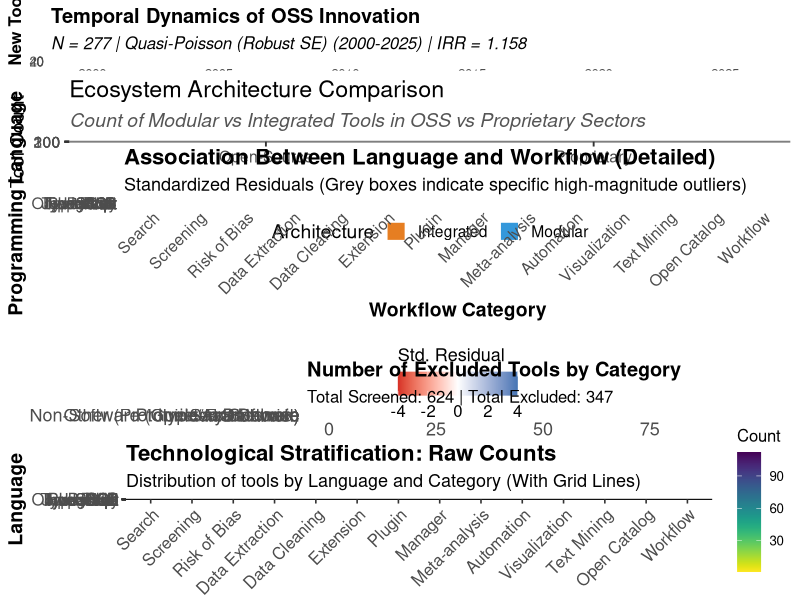
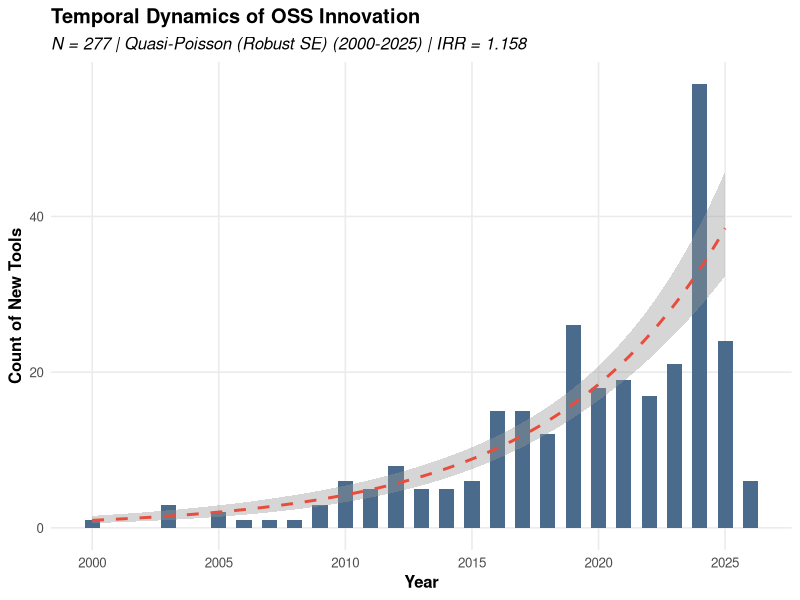
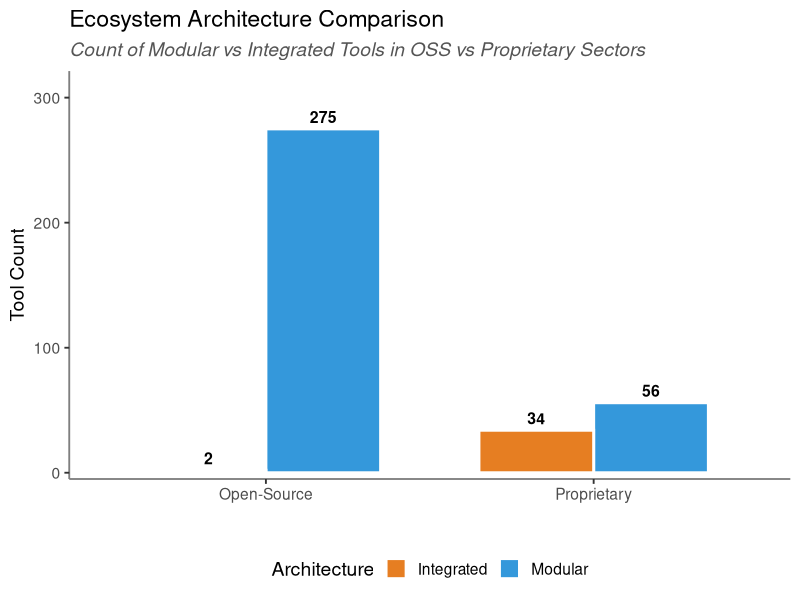
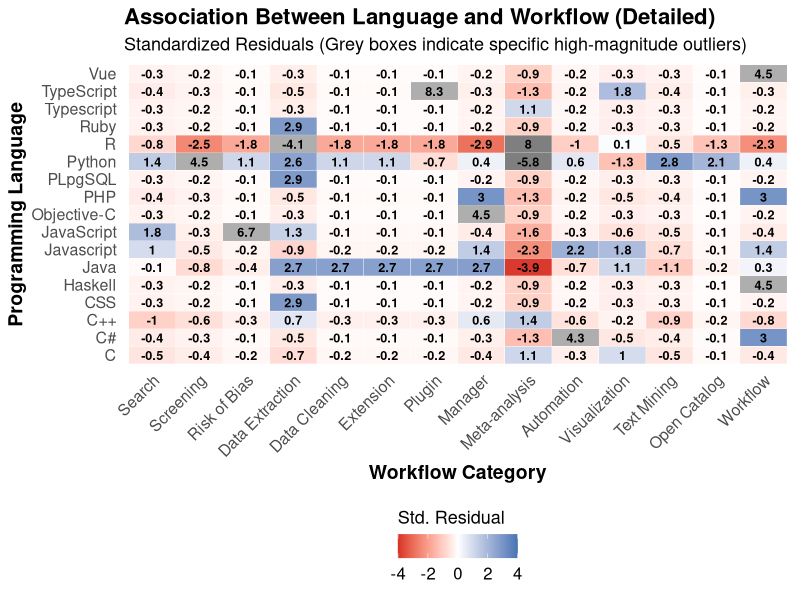
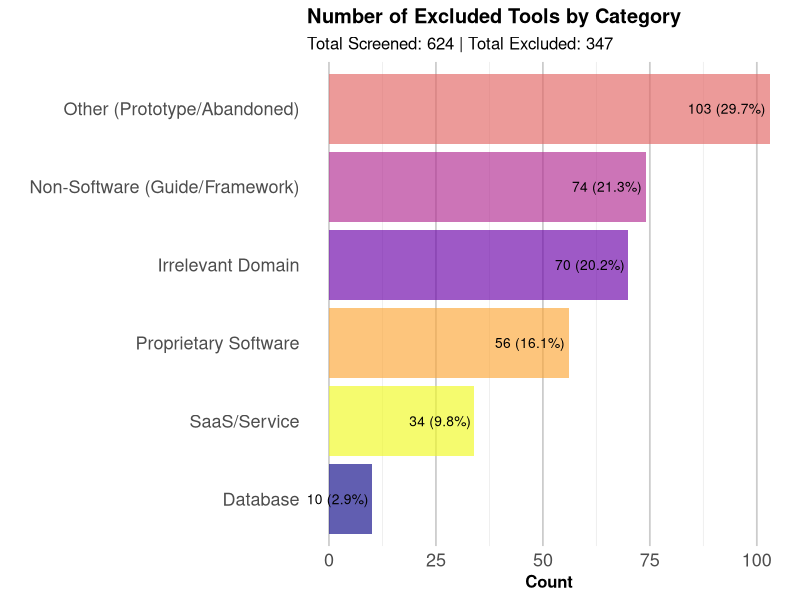
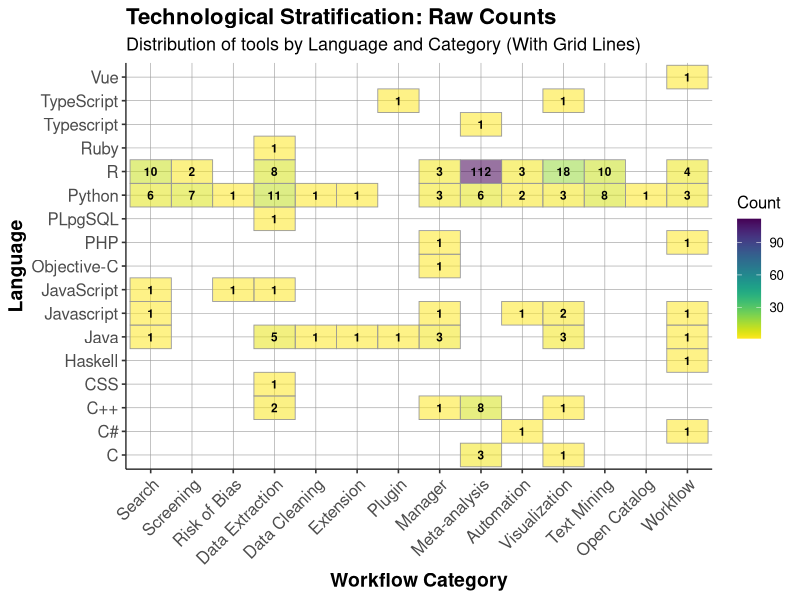
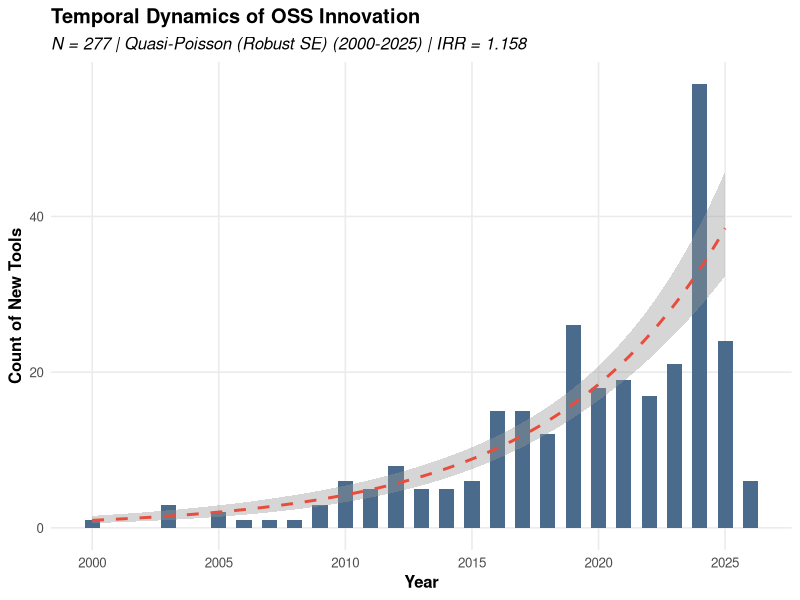
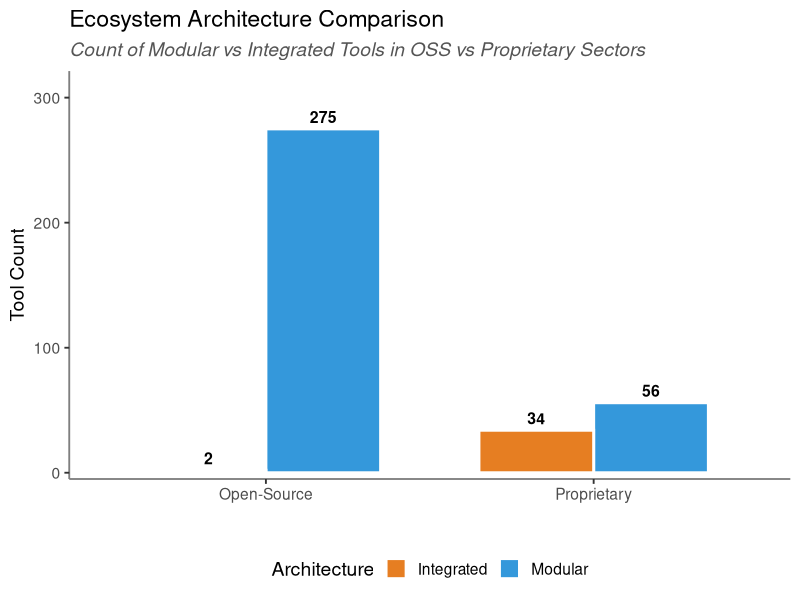

Here is the R script that generated these plots, in order:
# Regression: Excludes 2026 data to model only complete years (2000-2025).

#Please visit https://github.com/evidencesynthesis-tools/R for the data files this code uses, thanks.

library(tidyverse)
library(gridExtra)
library(viridis)
library(scales)


if (!file.exists("OSS_Modular.csv")) stop("OSS_Modular.csv not found.")
if (!file.exists("OSS_Integrated.csv")) stop("OSS_Integrated.csv not found.")
if (!file.exists("Prop_Modular.csv")) stop("Prop_Modular.csv not found.")
if (!file.exists("Prop_Integrated.csv")) stop("Prop_Integrated.csv not found.")

oss_mod <- read.csv("OSS_Modular.csv", stringsAsFactors = FALSE)
oss_int <- read.csv("OSS_Integrated.csv", stringsAsFactors = FALSE)
prop_mod <- read.csv("Prop_Modular.csv", stringsAsFactors = FALSE)
prop_int <- read.csv("Prop_Integrated.csv", stringsAsFactors = FALSE)



oss_data <- bind_rows(
  oss_mod %>% mutate(Type = "Modular"),
  oss_int %>% mutate(Type = "Integrated")
) %>%
  mutate(Language = str_replace(Language, "Javasscript", "JavaScript")) %>%
  mutate(
    Workflow_Stage = case_when(
      Category %in% c("Search", "Retrieval") ~ "Searching",
      Category %in% c("Screening", "Risk of Bias") ~ "Screening",
      Category %in% c("Data Extraction", "Data Cleaning", "Extension", "Plugin", "Manager") ~ "Extraction/Mgmt",
      Category %in% c("Meta-analysis", "Automation") ~ "Analysis",
      Category %in% c("Visualization", "Text Mining", "Open Catalog", "Workflow") ~ "Visualization/Other",
      TRUE ~ Category
    ),
    Lang_Group = ifelse(Language %in% c("C", "C#", "C++", "Java", "Javascript", "Other"), "Compiled/Web", Language)
  )


n_oss_mod <- nrow(oss_mod)
n_oss_int <- nrow(oss_int)
n_prop_mod <- nrow(prop_mod)
n_prop_int <- nrow(prop_int)


tab_lang_stage <- table(oss_data$Lang_Group, oss_data$Workflow_Stage)
chi_test <- chisq.test(tab_lang_stage)
n_sample <- sum(tab_lang_stage)
n <- sum(tab_lang_stage)
min_dim <- min(dim(tab_lang_stage)) - 1
cramers_v <- sqrt(chi_test$statistic / (n * min_dim))
v_interpret <- ifelse(cramers_v < 0.1, "Negligible", 
                      ifelse(cramers_v < 0.3, "Small", 
                             ifelse(cramers_v < 0.5, "Medium", "Large")))

#  POISSON REGRESSION (2026 Excluded) 
# Data (includes 2026)
yearly_counts_plot <- oss_data %>%
  count(Year) %>%
  arrange(Year) %>%
  filter(Year >= 2000 & Year <= 2026)

# Data for Modeling (Excludes 2026 for methodological rigor)
yearly_counts_model <- oss_data %>%
  count(Year) %>%
  arrange(Year) %>%
  filter(Year >= 2000 & Year <= 2025)


start_count <- yearly_counts_model$n[1]
end_count <- yearly_counts_model$n[nrow(yearly_counts_model)]

poisson_model <- glm(n ~ Year, family = poisson, data = yearly_counts_model)
dispersion_stat <- sum(residuals(poisson_model, type = "pearson")^2) / poisson_model$df.residual
model_type <- "Standard Poisson"

if (dispersion_stat > 1.5) {
  qp_model <- glm(n ~ Year, family = quasipoisson, data = yearly_counts_model)
  irr <- exp(coef(qp_model)[2])
  se_log_irr <- summary(qp_model)$coefficients[2, 2]
  irr_conf <- exp(c(coef(qp_model)[2] - 1.96 * se_log_irr, coef(qp_model)[2] + 1.96 * se_log_irr))
  model_type <- "Quasi-Poisson (Robust SE)"
} else {
  irr <- exp(coef(poisson_model)[2])
  irr_conf <- exp(confint.default(poisson_model)[2, ])
}


matrix_mkt <- matrix(c(n_oss_mod, n_oss_int, n_prop_mod, n_prop_int), 
                     nrow = 2, byrow = TRUE,
                     dimnames = list(c("OSS", "Proprietary"), c("Modular", "Integrated")))
fisher_res <- fisher.test(matrix_mkt)

odds_oss <- n_oss_int / n_oss_mod
odds_prop <- n_prop_int / n_prop_mod
odds_ratio <- odds_prop / odds_oss
se_log_or <- sqrt((1/n_oss_mod) + (1/n_oss_int) + (1/n_prop_mod) + (1/n_prop_int))
or_lower <- exp(log(odds_ratio) - 1.96 * se_log_or)
or_upper <- exp(log(odds_ratio) + 1.96 * se_log_or)


excl_calculated <- data.frame(Name = character(), Reason = character(), stringsAsFactors = FALSE)
if (file.exists("excluded_tools_data.csv")) {
  raw_exc_lines <- readLines("excluded_tools_data.csv", warn = FALSE)
  for (line in raw_exc_lines) {
    clean_line <- sub("^\\d+\\.\\s+", "", line)
    if (grepl(":", clean_line)) {
      parts <- strsplit(clean_line, ":\\s*")[[1]]
      name <- parts[1]
      reason <- ifelse(length(parts) > 1, paste(parts[-1], collapse=":"), "Unknown")
      excl_calculated <- rbind(excl_calculated, data.frame(Name = name, Reason = reason, stringsAsFactors = FALSE))
    }
  }
  excl_clean_all <- excl_calculated %>%
    mutate(
      Exclusion_Type = case_when(
        grepl("Proprietary|Closed|Commercial|License", Reason) ~ "Proprietary Software",
        grepl("SaaS|Service|Hosted", Reason) ~ "SaaS/Service",
        grepl("Checklist|Guide|Framework|Protocol", Reason) ~ "Non-Software (Guide/Framework)",
        grepl("Database|Repository", Reason) ~ "Database",
        grepl("Omics|Bioinformatics|Astronomy", Reason) ~ "Irrelevant Domain",
        TRUE ~ "Other (Prototype/Abandoned)"
      )
    )
  excl_counts_all <- excl_clean_all %>% count(Exclusion_Type) %>% mutate(Pct = round(n / nrow(excl_clean_all) * 100, 1))
  n_excl_total <- nrow(excl_clean_all)
} else {
  excl_counts_all <- data.frame(Exclusion_Type = character(), n = integer(), Pct = numeric())
  n_excl_total <- 0
}


n_included_total <- n_sample 
n_screened_total <- n_included_total + n_excl_total


p_val_str <- ifelse(chi_test$p.value < 0.001, "< 0.001", round(chi_test$p.value, 4))

report_lines <- c(
  "=================================================================",
  "  STATISTICAL ANALYSIS REPORT (Methodological Summary)",
  "=================================================================",
  "",
  "1. LANGUAGE vs WORKFLOW ASSOCIATION",
  "-------------------------------------------------------------------",
  "A Chi-Square Test of Independence was performed to evaluate the",
  "association between programming language and workflow stage.",
  "",
  paste("  - Sample Size (N):", n_sample),
  paste("  - Chi-Square Statistic (X²):", round(chi_test$statistic, 2)),
  paste("  - Degrees of Freedom (df):", chi_test$parameter),
  paste("  - P-Value:", p_val_str),
  "",
  "Interpretation:",
 paste0("  A statistically significant association was observed between ",
       "programming language and workflow stage (p ", p_val_str, ")."),
  paste("  Effect Size (Cramer's V):", round(cramers_v, 3), 
        ". This represents a", tolower(v_interpret), "association."),
  "",
  "2. TEMPORAL TREND ANALYSIS",
  "-------------------------------------------------------------------",
  "Poisson regression was utilized to model the annual incidence of new tools.",
  "To avoid bias from incomplete yearly data, the year 2026 was excluded",
  "from the regression model (data collection ceased February 2026).",
  "",
  "Year Attribution:",
"  The year assigned to each tool corresponds to the year of its first",
"  associated research publication. In cases where an original",
"  publication year could not be identified, the publication year of",
"  the most recent citable version of the software was used as a proxy.",
"  This approach ensured consistent temporal classification while",
"  minimizing missing data.",
"",
"  Although publication year may not perfectly represent the initial",
"  release date of the software, it provides a standardized and",
"  reproducible temporal reference for longitudinal analysis.",
"",
  paste("  - Modeling Period: 2000 – 2025"),
  paste("  - Model Type:", model_type),
  paste("  - Dispersion Statistic:", round(dispersion_stat, 3)),
  "",
  "Trend Description:",
  paste("  The annual output increased from", start_count, 
        "tools in 2000 to", end_count, "tools in 2025."),
  "",
  "Interpretation:",
  paste("  - Incidence Rate Ratio (IRR):", round(irr, 3)),
  paste("  - 95% Confidence Interval: [", round(irr_conf[1], 3), ", ", round(irr_conf[2], 3), "]"),
  "  Because the confidence interval does not include 1.0, the upward",
"  temporal trend is statistically significant.",
  "",
  "3. MARKET STRUCTURE (OSS vs Proprietary)",
  "-------------------------------------------------------------------",
  "Fisher's Exact Test was utilized to examine the relationship between",
  "ecosystem type and architectural modularity.",
  "",
  "Contingency Table:",
  paste("  - OSS Modular:", n_oss_mod, "| OSS Integrated:", n_oss_int),
  paste("  - Proprietary Modular:", n_prop_mod, "| Proprietary Integrated:", n_prop_int),
  "",
  "Interpretation:",
  paste("  - Odds Ratio (OR):", round(odds_ratio, 2)),
  paste("  - 95% CI: [", round(or_lower, 2), ", ", round(or_upper, 2), "]"),
paste("  Proprietary tools were substantially more likely to be",
      "integrated compared to OSS tools (OR =", round(odds_ratio, 2), 
      ", 95% CI:", round(or_lower,2), "–", round(or_upper,2), ")."),
  "  Notably, the wide confidence interval reflects the scarcity of",
  "  integrated tools within the open-source ecosystem.",
  "",
  "4. EXCLUSION CRITERIA",
  "-------------------------------------------------------------------",
  paste("  Total Records Screened:", n_screened_total),
  paste("  OSS Tools Included (Final Analysis):", n_included_total),
  paste("  Tools Excluded:", n_excl_total),
  "",
  "Primary reasons for exclusion:"
)
for(i in 1:nrow(excl_counts_all)) {
  report_lines <- c(report_lines, paste(sprintf("  - %-30s: %d (%.1f%%)", excl_counts_all$Exclusion_Type[i], excl_counts_all$n[i], excl_counts_all$Pct[i])))
}

writeLines(report_lines, "Statistical_Report_Explained.txt")
cat("[SUCCESS] Generated Detailed Statistical Report.\n")


dir.create("Figures", showWarnings = FALSE)


p1 <- ggplot(yearly_counts_plot, aes(x = Year, y = n)) +
  geom_col(fill = "#4a6b8b", width = 0.6) +
  geom_smooth(data = subset(yearly_counts_plot, Year <= 2025),
              method = "glm", method.args = list(family = poisson), 
              se = TRUE, color = "#e74c3c", linetype = "dashed", linewidth = 1) +
  scale_x_continuous(breaks = seq(2000, 2026, 5)) + 
  labs(title = "Temporal Dynamics of OSS Innovation", 
       subtitle = paste0("N = ", n_sample, " | ", model_type, 
                         " (2000-2025) | IRR = ", round(irr,3)),  #imp
       x = "Year", y = "Count of New Tools") +
  theme_minimal(base_size = 12) + 
  theme(
    panel.grid.minor = element_blank(), 
    plot.subtitle = element_text(face = "italic"),
    plot.title = element_text(face = "bold"),      
    axis.title.x = element_text(face = "bold"),   
    axis.title.y = element_text(face = "bold")   
  )

mkt_df <- data.frame(
  Ecosystem = c("Open-Source", "Proprietary"),
  Modular = c(n_oss_mod, n_prop_mod),
  Integrated = c(n_oss_int, n_prop_int)
) %>% 
  pivot_longer(cols = c(Modular, Integrated), names_to = "Type", values_to = "Count")



total_oss <- sum(mkt_df$Count[mkt_df$Ecosystem == "Open-Source"])
total_prop <- sum(mkt_df$Count[mkt_df$Ecosystem == "Proprietary"])


pct_oss_mod <- round(mkt_df$Count[mkt_df$Ecosystem=="Open-Source" & mkt_df$Type=="Modular"] / total_oss * 100, 1)
pct_oss_int <- round(mkt_df$Count[mkt_df$Ecosystem=="Open-Source" & mkt_df$Type=="Integrated"] / total_oss * 100, 1)
pct_prop_mod <- round(mkt_df$Count[mkt_df$Ecosystem=="Proprietary" & mkt_df$Type=="Modular"] / total_prop * 100, 1)
pct_prop_int <- round(mkt_df$Count[mkt_df$Ecosystem=="Proprietary" & mkt_df$Type=="Integrated"] / total_prop * 100, 1)

figure2_addon <- paste0(
  "Figure 2: Open-Source, Modular - ", pct_oss_mod, "% ",
  "Open-Source, Integrated - ", pct_oss_int, "% ",
  "Proprietary, Modular - ", pct_prop_mod, "% ",
  "Proprietary, Integrated - ", pct_prop_int, "%"
)

writeLines(figure2_addon, "Figure_Addons.txt")

p2 <- ggplot(mkt_df, aes(x = Ecosystem, y = Count, fill = Type)) +
  geom_col(position = "dodge", width = 0.7, color = "white", linewidth = 1) + 
  geom_text(aes(label = Count), position = position_dodge(width = 0.7), vjust = -0.5, size = 4, fontface = "bold") +
  scale_y_continuous(expand = c(0, 5), limits = c(0, max(mkt_df$Count)*1.15)) +
  scale_fill_manual(values = c("Modular" = "#3498db", "Integrated" = "#e67e22")) +
  labs(title = "Ecosystem Architecture Comparison", 
       subtitle = "Count of Modular vs Integrated Tools in OSS vs Proprietary Sectors",
       x = "", y = "Tool Count", fill = "Architecture") +
  theme_classic(base_size = 14) + 
  theme(legend.position = "bottom", 
        axis.line = element_line(color = "grey50"),
        plot.subtitle = element_text(color = "#555555", face = "italic"))


tab_detailed <- table(oss_data$Language, oss_data$Category)
chi_test_detailed <- chisq.test(tab_detailed) 

resid_df_detailed <- as.data.frame.matrix(chi_test_detailed$stdres)
resid_df_detailed$Language <- rownames(resid_df_detailed)
resid_df_long_detailed <- resid_df_detailed %>%
  pivot_longer(cols = -Language, names_to = "Category", values_to = "Residual")

cat_order <- c("Search", "Retrieval", "Screening", "Risk of Bias", "Data Extraction", 
               "Data Cleaning", "Extension", "Plugin", "Manager", "Meta-analysis", 
               "Automation", "Visualization", "Text Mining", "Open Catalog", "Workflow")
resid_df_long_detailed$Category <- factor(resid_df_long_detailed$Category, levels = cat_order)

target_values <- c(4.5, -4.1, 6.7, 8.3, 4.3)
highlight_df <- resid_df_long_detailed %>%
  mutate(Round_Res = round(Residual, 1)) %>%
  filter(Round_Res %in% target_values)

p3 <- ggplot() +
  geom_tile(data = resid_df_long_detailed, 
            aes(x = Category, y = Language, fill = Residual), 
            color = "white") + 
  geom_tile(data = highlight_df, 
            aes(x = Category, y = Language), 
            fill = "grey70", alpha = 0.9) +
  geom_text(data = resid_df_long_detailed, 
            aes(x = Category, y = Language, 
                label = round(Residual, 1)), 
            color = "black", size = 3.2, fontface = "bold") +
  scale_fill_gradient2(low = "#d73027", mid = "white", high = "#4575b4", 
                       midpoint = 0, limits = c(-4, 4), 
                       name = "Std. Residual",
                       guide = guide_colorbar(title.position = "top")) +
  labs(title = "Association Between Language and Workflow (Detailed)", 
       subtitle = "Standardized Residuals (Grey boxes indicate specific high-magnitude outliers)",
       x = "Workflow Category", 
       y = "Programming Language") +
  theme_minimal(base_size = 12) + 
  theme(
    axis.text.x = element_text(size = 11.5, angle = 45, hjust = 1),
    axis.text.y = element_text(size = 11.5),
    axis.title.x = element_text(size = 14, face = "bold"),
    axis.title.y = element_text(size = 14, face = "bold"),
    plot.title = element_text(size = 16, face = "bold"),
    plot.subtitle = element_text(size = 13),
    legend.title = element_text(size = 13),
    legend.text = element_text(size = 12),
    panel.grid = element_blank(),
    legend.position = "bottom"
  )


p4 <- ggplot(excl_counts_all, 
             aes(x = reorder(Exclusion_Type, n), 
                 y = n, fill = Exclusion_Type)) +
  geom_col(alpha = 0.65) + 
  geom_text(aes(label = paste0(n, " (", round(Pct,1), "%)")), 
            hjust = 1.05, color = "black", size = 3.5) +
  coord_flip() +
  scale_fill_viridis(discrete = TRUE, option = "plasma", guide = "none") +
  labs(title = "Number of Excluded Tools by Category", 
       subtitle = paste0("Total Screened: ", n_screened_total, 
                         " | Total Excluded: ", n_excl_total),
       x = "", y = "Count") +
  theme_minimal(base_size = 12) +
  theme(
    plot.title = element_text(face = "bold"),
    axis.title.x = element_text(face = "bold"), 
    panel.grid.major.y = element_blank(),
    panel.grid.major.x = element_line(color = "grey80", linewidth = 0.6),
    axis.text.x = element_text(size = 13),
    axis.text.y = element_text(size = 13)
  )

heatmap_detailed <- oss_data %>% count(Language, Category)
heatmap_detailed$Category <- factor(heatmap_detailed$Category, levels = cat_order)

p5 <- ggplot(heatmap_detailed, aes(x = Category, y = Language, fill = n)) +
  geom_tile(color = "grey60", linewidth = 0.3, alpha = 0.55) +  
  geom_text(aes(label = ifelse(n > 0, n, "")), 
            color = "black", size = 3, fontface = "bold") +
  scale_fill_viridis(option = "viridis", 
                     direction = -1, 
                     name = "Count", 
                     na.value = "white") +
  labs(title = "Technological Stratification: Raw Counts", 
       subtitle = "Distribution of tools by Language and Category (With Grid Lines)",
       x = "Workflow Category", 
       y = "Language") +
  theme_classic(base_size = 12) + 
  theme(
    axis.text.x = element_text(angle = 45, hjust = 1, size = 12),
    axis.text.y = element_text(size = 12),
    axis.title.x = element_text(size = 14, face = "bold"),   
    axis.title.y = element_text(size = 14, face = "bold"),
    plot.title = element_text(size = 16, face = "bold"),    
    plot.subtitle = element_text(size = 13),
    panel.grid.major = element_line(color = "grey60", linewidth = 0.2),  
    axis.line = element_line(color = "black", linewidth = 0.4)
  )

formats <- c(".png", ".eps", ".tiff")

for(fmt in formats){
  ggsave(paste0("Figures/Figure1_Trend", fmt), p1, width = 11, height = 6, dpi = 300)
  ggsave(paste0("Figures/Figure2_MarketStructure", fmt), p2, width = 8, height = 6, dpi = 300)
  ggsave(paste0("Figures/Figure3_LanguageHeatmap", fmt), p3, width = 13, height = 8, dpi = 300)
  ggsave(paste0("Figures/Figure4_ExclusionReasons", fmt), p4, width = 11, height = 7, dpi = 300)
  ggsave(paste0("Figures/Figure5_DetailedCounts", fmt), p5, width = 12, height = 8, dpi = 300)
}

cat("[SUCCESS] All 5 figures redesigned and saved in .png, .eps, and .tiff formats.\n")
grid.arrange(p1, p2, p3, p4, p5, nrow = 5, heights = c(1, 1, 1.2, 1, 1.2))


#ignore Rplots.pdf

# Woohoo! you reached the end!